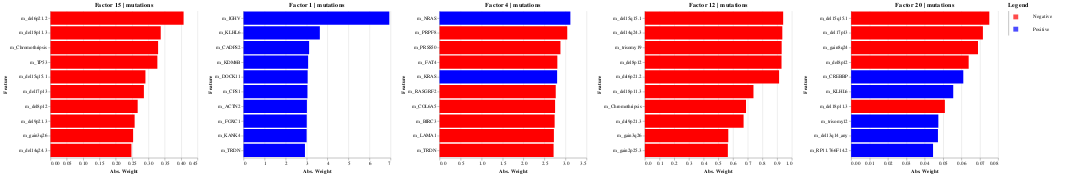

The notebook cell this image was saved under:
### Code cell
plot_top_weights(model, view="mutations", factor=[1, 2, 3, 4, 5], orientation="horizontal")

### Figure 1 — Vega specification as saved in the notebook (floating-point values rounded to 4 significant figures)
{"$schema": "https://vega.github.io/schema/vega/v5.json", "data": [{"name": "source_0"}, {"name": "source_1"}, {"name": "source_2"}, {"name": "source_3"}, {"name": "source_4"}, {"name": "source_5", "values": [{"Color": "red", "Label": "Negative"}, {"Color": "blue", "Label": "Positive"}]}, {"name": "data_0", "values": [{"Color": "red", "Feature": "m_del6p21.2", "Weight": 0.407, "Weight_end": 0.4075, "Weight_start": 0.0}, {"Color": "red", "Feature": "m_del18p11.3", "Weight": 0.338, "Weight_end": 0.3375, "Weight_start": 0.0}, {"Color": "red", "Feature": "m_Chromothripsis", "Weight": 0.329, "Weight_end": 0.3295, "Weight_start": 0.0}, {"Color": "red", "Feature": "m_TP53", "Weight": 0.327, "Weight_end": 0.3272, "Weight_start": 0.0}, {"Color": "red", "Feature": "m_del15q15.1", "Weight": 0.291, "Weight_end": 0.2907, "Weight_start": 0.0}, {"Color": "red", "Feature": "m_del17p13", "Weight": 0.286, "Weight_end": 0.286, "Weight_start": 0.0}, {"Color": "red", "Feature": "m_del8p12", "Weight": 0.267, "Weight_end": 0.267, "Weight_start": 0.0}, {"Color": "red", "Feature": "m_del9p21.3", "Weight": 0.258, "Weight_end": 0.2576, "Weight_start": 0.0}, {"Color": "red", "Feature": "m_gain3q26", "Weight": 0.253, "Weight_end": 0.253, "Weight_start": 0.0}, {"Color": "red", "Feature": "m_del14q24.3", "Weight": 0.248, "Weight_end": 0.2479, "Weight_start": 0.0}]}, {"name": "data_1", "values": [{"Color": "blue", "Feature": "m_IGHV", "Weight": 6.942, "Weight_end": 6.942, "Weight_start": 0.0}, {"Color": "blue", "Feature": "m_KLHL6", "Weight": 3.634, "Weight_end": 3.634, "Weight_start": 0.0}, {"Color": "blue", "Feature": "m_CADPS2", "Weight": 3.123, "Weight_end": 3.123, "Weight_start": 0.0}, {"Color": "blue", "Feature": "m_KDM6B", "Weight": 3.076, "Weight_end": 3.076, "Weight_start": 0.0}, {"Color": "blue", "Feature": "m_DOCK11", "Weight": 3.053, "Weight_end": 3.053, "Weight_start": 0.0}, {"Color": "blue", "Feature": "m_CPS1", "Weight": 3.044, "Weight_end": 3.044, "Weight_start": 0.0}, {"Color": "blue", "Feature": "m_ACTN2", "Weight": 3.018, "Weight_end": 3.018, "Weight_start": 0.0}, {"Color": "blue", "Feature": "m_FOXC1", "Weight": 3.011, "Weight_end": 3.011, "Weight_start": 0.0}, {"Color": "blue", "Feature": "m_KANK4", "Weight": 3.005, "Weight_end": 3.005, "Weight_start": 0.0}, {"Color": "blue", "Feature": "m_TRDN", "Weight": 2.925, "Weight_end": 2.925, "Weight_start": 0.0}]}, {"name": "data_2", "values": [{"Color": "blue", "Feature": "m_NRAS", "Weight": 3.115, "Weight_end": 3.115, "Weight_start": 0.0}, {"Color": "red", "Feature": "m_PRPF8", "Weight": 3.041, "Weight_end": 3.041, "Weight_start": 0.0}, {"Color": "red", "Feature": "m_PRSS50", "Weight": 2.879, "Weight_end": 2.879, "Weight_start": 0.0}, {"Color": "red", "Feature": "m_FAT4", "Weight": 2.805, "Weight_end": 2.805, "Weight_start": 0.0}, {"Color": "blue", "Feature": "m_KRAS", "Weight": 2.8, "Weight_end": 2.8, "Weight_start": 0.0}, {"Color": "red", "Feature": "m_RASGRF2", "Weight": 2.767, "Weight_end": 2.767, "Weight_start": 0.0}, {"Color": "red", "Feature": "m_COL6A5", "Weight": 2.751, "Weight_end": 2.751, "Weight_start": 0.0}, {"Color": "red", "Feature": "m_BIRC3", "Weight": 2.741, "Weight_end": 2.741, "Weight_start": 0.0}, {"Color": "red", "Feature": "m_LAMA1", "Weight": 2.723, "Weight_end": 2.723, "Weight_start": 0.0}, {"Color": "red", "Feature": "m_TRDN", "Weight": 2.716, "Weight_end": 2.716, "Weight_start": 0.0}]}, {"name": "data_3", "values": [{"Color": "red", "Feature": "m_del15q15.1", "Weight": 0.941, "Weight_end": 0.941, "Weight_start": 0.0}, {"Color": "red", "Feature": "m_del14q24.3", "Weight": 0.935, "Weight_end": 0.9352, "Weight_start": 0.0}, {"Color": "red", "Feature": "m_trisomy19", "Weight": 0.931, "Weight_end": 0.9307, "Weight_start": 0.0}, {"Color": "red", "Feature": "m_del8p12", "Weight": 0.93, "Weight_end": 0.9298, "Weight_start": 0.0}, {"Color": "red", "Feature": "m_del6p21.2", "Weight": 0.913, "Weight_end": 0.9133, "Weight_start": 0.0}, {"Color": "red", "Feature": "m_del18p11.3", "Weight": 0.739, "Weight_end": 0.739, "Weight_start": 0.0}, {"Color": "red", "Feature": "m_Chromothripsis", "Weight": 0.688, "Weight_end": 0.6883, "Weight_start": 0.0}, {"Color": "red", "Feature": "m_del9p21.3", "Weight": 0.672, "Weight_end": 0.6717, "Weight_start": 0.0}, {"Color": "red", "Feature": "m_gain3q26", "Weight": 0.568, "Weight_end": 0.5677, "Weight_start": 0.0}, {"Color": "red", "Feature": "m_gain2p25.3", "Weight": 0.565, "Weight_end": 0.5648, "Weight_start": 0.0}]}, {"name": "data_4", "values": [{"Color": "red", "Feature": "m_del15q15.1", "Weight": 0.075, "Weight_end": 0.0752, "Weight_start": 0.0}, {"Color": "red", "Feature": "m_del17p13", "Weight": 0.072, "Weight_end": 0.07172, "Weight_start": 0.0}, {"Color": "red", "Feature": "m_gain8q24", "Weight": 0.069, "Weight_end": 0.06904, "Weight_start": 0.0}, {"Color": "red", "Feature": "m_del8p12", "Weight": 0.064, "Weight_end": 0.06397, "Weight_start": 0.0}, {"Color": "blue", "Feature": "m_CREBBP", "Weight": 0.061, "Weight_end": 0.06105, "Weight_start": 0.0}, {"Color": "blue", "Feature": "m_KLHL6", "Weight": 0.056, "Weight_end": 0.05557, "Weight_start": 0.0}, {"Color": "red", "Feature": "m_del18p11.3", "Weight": 0.051, "Weight_end": 0.05102, "Weight_start": 0.0}, {"Color": "blue", "Feature": "m_trisomy12", "Weight": 0.047, "Weight_end": 0.04746, "Weight_start": 0.0}, {"Color": "blue", "Feature": "m_del13q14_any", "Weight": 0.047, "Weight_end": 0.04725, "Weight_start": 0.0}, {"Color": "blue", "Feature": "m_RP11.766F14.2", "Weight": 0.045, "Weight_end": 0.04458, "Weight_start": 0.0}]}, {"name": "source_0_concat_0_concat_0_y_domain_Feature", "values": [{"Feature": "m_del6p21.2", "sort_field": 0.4075}, {"Feature": "m_del18p11.3", "sort_field": 0.3375}, {"Feature": "m_Chromothripsis", "sort_field": 0.3295}, {"Feature": "m_TP53", "sort_field": 0.3272}, {"Feature": "m_del15q15.1", "sort_field": 0.2907}, {"Feature": "m_del17p13", "sort_field": 0.286}, {"Feature": "m_del8p12", "sort_field": 0.267}, {"Feature": "m_del9p21.3", "sort_field": 0.2576}, {"Feature": "m_gain3q26", "sort_field": 0.253}, {"Feature": "m_del14q24.3", "sort_field": 0.2479}]}, {"name": "source_1_concat_0_concat_1_y_domain_Feature", "values": [{"Feature": "m_IGHV", "sort_field": 6.942}, {"Feature": "m_KLHL6", "sort_field": 3.634}, {"Feature": "m_CADPS2", "sort_field": 3.123}, {"Feature": "m_KDM6B", "sort_field": 3.076}, {"Feature": "m_DOCK11", "sort_field": 3.053}, {"Feature": "m_CPS1", "sort_field": 3.044}, {"Feature": "m_ACTN2", "sort_field": 3.018}, {"Feature": "m_FOXC1", "sort_field": 3.011}, {"Feature": "m_KANK4", "sort_field": 3.005}, {"Feature": "m_TRDN", "sort_field": 2.925}]}, {"name": "source_2_concat_0_concat_2_y_domain_Feature", "values": [{"Feature": "m_NRAS", "sort_field": 3.115}, {"Feature": "m_PRPF8", "sort_field": 3.041}, {"Feature": "m_PRSS50", "sort_field": 2.879}, {"Feature": "m_FAT4", "sort_field": 2.805}, {"Feature": "m_KRAS", "sort_field": 2.8}, {"Feature": "m_RASGRF2", "sort_field": 2.767}, {"Feature": "m_COL6A5", "sort_field": 2.751}, {"Feature": "m_BIRC3", "sort_field": 2.741}, {"Feature": "m_LAMA1", "sort_field": 2.723}, {"Feature": "m_TRDN", "sort_field": 2.716}]}, {"name": "source_3_concat_0_concat_3_y_domain_Feature", "values": [{"Feature": "m_del15q15.1", "sort_field": 0.941}, {"Feature": "m_del14q24.3", "sort_field": 0.9352}, {"Feature": "m_trisomy19", "sort_field": 0.9307}, {"Feature": "m_del8p12", "sort_field": 0.9298}, {"Feature": "m_del6p21.2", "sort_field": 0.9133}, {"Feature": "m_del18p11.3", "sort_field": 0.739}, {"Feature": "m_Chromothripsis", "sort_field": 0.6883}, {"Feature": "m_del9p21.3", "sort_field": 0.6717}, {"Feature": "m_gain3q26", "sort_field": 0.5677}, {"Feature": "m_gain2p25.3", "sort_field": 0.5648}]}, {"name": "source_4_concat_0_concat_4_y_domain_Feature", "values": [{"Feature": "m_del15q15.1", "sort_field": 0.0752}, {"Feature": "m_del17p13", "sort_field": 0.07172}, {"Feature": "m_gain8q24", "sort_field": 0.06904}, {"Feature": "m_del8p12", "sort_field": 0.06397}, {"Feature": "m_CREBBP", "sort_field": 0.06105}, {"Feature": "m_KLHL6", "sort_field": 0.05557}, {"Feature": "m_del18p11.3", "sort_field": 0.05102}, {"Feature": "m_trisomy12", "sort_field": 0.04746}, {"Feature": "m_del13q14_any", "sort_field": 0.04725}, {"Feature": "m_RP11.766F14.2", "sort_field": 0.04458}]}, {"name": "source_5_concat_1_concat_0_y_domain_Label", "values": [{"Label": "Negative"}, {"Label": "Positive"}]}, {"name": "source_5_concat_1_concat_1_y_domain_Label", "values": [{"Label": "Negative"}, {"Label": "Positive"}]}], "signals": [{"name": "concat_0_height", "value": 300}, {"name": "concat_0_childWidth", "value": 300}, {"name": "concat_1_height", "value": 50}, {"name": "concat_1_childWidth", "value": 30}], "marks": [{"type": "group", "name": "concat_0_group", "marks": [{"type": "group", "name": "concat_0_concat_0_group", "encode": {"update": {"width": {"signal": "concat_0_childWidth"}, "height": {"signal": "concat_0_height"}}}, "marks": [{"type": "rect", "name": "concat_0_concat_0_marks", "from": {"data": "data_0"}, "encode": {"update": {"x": {"field": "Weight_end", "scale": "concat_0_concat_0_x"}, "height": {"signal": "max(0.25, bandwidth('concat_0_concat_0_y'))"}, "x2": {"field": "Weight_start", "scale": "concat_0_concat_0_x"}, "tooltip": {"signal": "{\"Feature\": isValid(datum[\"Feature\"]) ? datum[\"Feature\"] : \"\"+datum[\"Feature\"], \"Weight\": format(datum[\"Weight\"], \"\")}"}, "fill": {"field": "Color"}, "y": {"field": "Feature", "scale": "concat_0_concat_0_y"}}}, "style": ["bar"]}], "axes": [{"scale": "concat_0_concat_0_x", "orient": "bottom", "gridScale": "concat_0_concat_0_y", "domain": false, "labels": false, "ticks": false, "aria": false, "maxExtent": 0, "minExtent": 0, "grid": true, "tickCount": {"signal": "ceil(concat_0_childWidth/40)"}, "zindex": 0}, {"scale": "concat_0_concat_0_x", "tickCount": {"signal": "ceil(concat_0_childWidth/40)"}, "zindex": 0, "grid": false, "labelOverlap": true, "orient": "bottom", "title": "Abs. Weight", "labelFlush": true}, {"scale": "concat_0_concat_0_y", "zindex": 0, "orient": "left", "grid": false, "title": "Feature"}], "title": {"text": "Factor 15 | mutations", "frame": "group"}, "style": "cell"}, {"type": "group", "name": "concat_0_concat_1_group", "encode": {"update": {"width": {"signal": "concat_0_childWidth"}, "height": {"signal": "concat_0_height"}}}, "marks": [{"type": "rect", "name": "concat_0_concat_1_marks", "from": {"data": "data_1"}, "encode": {"update": {"x2": {"field": "Weight_start", "scale": "concat_0_concat_1_x"}, "tooltip": {"signal": "{\"Feature\": isValid(datum[\"Feature\"]) ? datum[\"Feature\"] : \"\"+datum[\"Feature\"], \"Weight\": format(datum[\"Weight\"], \"\")}"}, "x": {"field": "Weight_end", "scale": "concat_0_concat_1_x"}, "fill": {"field": "Color"}, "height": {"signal": "max(0.25, bandwidth('concat_0_concat_1_y'))"}, "y": {"field": "Feature", "scale": "concat_0_concat_1_y"}}}, "style": ["bar"]}], "axes": [{"scale": "concat_0_concat_1_x", "domain": false, "orient": "bottom", "ticks": false, "zindex": 0, "aria": false, "gridScale": "concat_0_concat_1_y", "maxExtent": 0, "grid": true, "minExtent": 0, "labels": false, "tickCount": {"signal": "ceil(concat_0_childWidth/40)"}}, {"scale": "concat_0_concat_1_x", "orient": "bottom", "grid": false, "title": "Abs. Weight", "labelFlush": true, "labelOverlap": true, "tickCount": {"signal": "ceil(concat_0_childWidth/40)"}, "zindex": 0}, {"scale": "concat_0_concat_1_y", "grid": false, "title": "Feature", "orient": "left", "zindex": 0}], "title": {"text": "Factor 1 | mutations", "frame": "group"}, "style": "cell"}, {"type": "group", "name": "concat_0_concat_2_group", "encode": {"update": {"height": {"signal": "concat_0_height"}, "width": {"signal": "concat_0_childWidth"}}}, "marks": [{"type": "rect", "name": "concat_0_concat_2_marks", "from": {"data": "data_2"}, "encode": {"update": {"y": {"field": "Feature", "scale": "concat_0_concat_2_y"}, "fill": {"field": "Color"}, "tooltip": {"signal": "{\"Feature\": isValid(datum[\"Feature\"]) ? datum[\"Feature\"] : \"\"+datum[\"Feature\"], \"Weight\": format(datum[\"Weight\"], \"\")}"}, "x": {"field": "Weight_end", "scale": "concat_0_concat_2_x"}, "height": {"signal": "max(0.25, bandwidth('concat_0_concat_2_y'))"}, "x2": {"field": "Weight_start", "scale": "concat_0_concat_2_x"}}}, "style": ["bar"]}], "axes": [{"scale": "concat_0_concat_2_x", "orient": "bottom", "minExtent": 0, "domain": false, "tickCount": {"signal": "ceil(concat_0_childWidth/40)"}, "zindex": 0, "labels": false, "ticks": false, "aria": false, "grid": true, "gridScale": "concat_0_concat_2_y", "maxExtent": 0}, {"scale": "concat_0_concat_2_x", "labelFlush": true, "labelOverlap": true, "title": "Abs. Weight", "orient": "bottom", "grid": false, "tickCount": {"signal": "ceil(concat_0_childWidth/40)"}, "zindex": 0}, {"scale": "concat_0_concat_2_y", "grid": false, "zindex": 0, "orient": "left", "title": "Feature"}], "title": {"text": "Factor 4 | mutations", "frame": "group"}, "style": "cell"}, {"type": "group", "name": "concat_0_concat_3_group", "encode": {"update": {"height": {"signal": "concat_0_height"}, "width": {"signal": "concat_0_childWidth"}}}, "marks": [{"type": "rect", "name": "concat_0_concat_3_marks", "from": {"data": "data_3"}, "encode": {"update": {"height": {"signal": "max(0.25, bandwidth('concat_0_concat_3_y'))"}, "fill": {"field": "Color"}, "x2": {"field": "Weight_start", "scale": "concat_0_concat_3_x"}, "y": {"field": "Feature", "scale": "concat_0_concat_3_y"}, "tooltip": {"signal": "{\"Feature\": isValid(datum[\"Feature\"]) ? datum[\"Feature\"] : \"\"+datum[\"Feature\"], \"Weight\": format(datum[\"Weight\"], \"\")}"}, "x": {"field": "Weight_end", "scale": "concat_0_concat_3_x"}}}, "style": ["bar"]}], "axes": [{"scale": "concat_0_concat_3_x", "grid": true, "gridScale": "concat_0_concat_3_y", "labels": false, "domain": false, "ticks": false, "zindex": 0, "minExtent": 0, "maxExtent": 0, "aria": false, "tickCount": {"signal": "ceil(concat_0_childWidth/40)"}, "orient": "bottom"}, {"scale": "concat_0_concat_3_x", "labelOverlap": true, "orient": "bottom", "grid": false, "zindex": 0, "labelFlush": true, "title": "Abs. Weight", "tickCount": {"signal": "ceil(concat_0_childWidth/40)"}}, {"scale": "concat_0_concat_3_y", "orient": "left", "grid": false, "zindex": 0, "title": "Feature"}], "title": {"text": "Factor 12 | mutations", "frame": "group"}, "style": "cell"}, {"type": "group", "name": "concat_0_concat_4_group", "encode": {"update": {"height": {"signal": "concat_0_height"}, "width": {"signal": "concat_0_childWidth"}}}, "marks": [{"type": "rect", "name": "concat_0_concat_4_marks", "from": {"data": "data_4"}, "encode": {"update": {"fill": {"field": "Color"}, "x2": {"field": "Weight_start", "scale": "concat_0_concat_4_x"}, "height": {"signal": "max(0.25, bandwidth('concat_0_concat_4_y'))"}, "tooltip": {"signal": "{\"Feature\": isValid(datum[\"Feature\"]) ? datum[\"Feature\"] : \"\"+datum[\"Feature\"], \"Weight\": format(datum[\"Weight\"], \"\")}"}, "y": {"field": "Feature", "scale": "concat_0_concat_4_y"}, "x": {"field": "Weight_end", "scale": "concat_0_concat_4_x"}}}, "style": ["bar"]}], "axes": [{"scale": "concat_0_concat_4_x", "aria": false, "gridScale": "concat_0_concat_4_y", "grid": true, "ticks": false, "maxExtent": 0, "zindex": 0, "tickCount": {"signal": "ceil(concat_0_childWidth/40)"}, "orient": "bottom", "minExtent": 0, "domain": false, "labels": false}, {"scale": "concat_0_concat_4_x", "orient": "bottom", "grid": false, "title": "Abs. Weight", "labelOverlap": true, "tickCount": {"signal": "ceil(concat_0_childWidth/40)"}, "zindex": 0, "labelFlush": true}, {"scale": "concat_0_concat_4_y", "grid": false, "zindex": 0, "orient": "left", "title": "Feature"}], "title": {"text": "Factor 20 | mutations", "frame": "group"}, "style": "cell"}], "layout": {"padding": 20, "bounds": "full", "align": "each"}}, {"type": "group", "name": "concat_1_group", "marks": [{"type": "group", "name": "concat_1_concat_0_group", "encode": {"update": {"height": {"signal": "concat_1_height"}, "width": {"signal": "concat_1_childWidth"}}}, "signals": [{"name": "width", "update": "concat_1_childWidth"}], "marks": [{"type": "symbol", "name": "concat_1_concat_0_marks", "from": {"data": "source_5"}, "encode": {"update": {"y": {"field": "Label", "scale": "concat_1_concat_0_y"}, "shape": {"value": "square"}, "x": {"signal": "concat_1_childWidth", "mult": 0.5}, "size": {"value": 100}, "opacity": {"value": 0.7}, "fill": {"field": "Color"}}}, "style": ["square"]}], "axes": [{"scale": "concat_1_concat_0_y", "labels": false, "grid": false, "ticks": false, "orient": "left", "zindex": 0}], "style": "cell"}, {"type": "group", "name": "concat_1_concat_1_group", "encode": {"update": {"height": {"signal": "concat_1_height"}, "width": {"signal": "concat_1_childWidth"}}}, "marks": [{"type": "text", "name": "concat_1_concat_1_marks", "from": {"data": "source_5"}, "encode": {"update": {"baseline": {"value": "middle"}, "x": {"signal": "concat_1_childWidth", "mult": 0.5}, "align": {"value": "left"}, "text": {"signal": "isValid(datum[\"Label\"]) ? datum[\"Label\"] : \"\"+datum[\"Label\"]"}, "fill": {"value": "black"}, "y": {"field": "Label", "scale": "concat_1_concat_1_y"}, "dx": {"value": -100}}}, "style": ["text"]}], "style": "cell"}], "title": {"text": "Legend", "anchor": "start"}, "layout": {"padding": 20, "bounds": "full", "align": "each"}}], "scales": [{"name": "concat_0_concat_0_x", "type": "linear", "domain": {"data": "data_0", "fields": ["Weight_start", "Weight_end"]}, "range": [0, {"signal": "concat_0_childWidth"}], "nice": true, "zero": true}, {"name": "concat_0_concat_0_y", "type": "band", "domain": {"data": "source_0_concat_0_concat_0_y_domain_Feature", "field": "Feature", "sort": {"op": "max", "field": "sort_field", "order": "descending"}}, "range": [0, {"signal": "concat_0_height"}], "paddingInner": 0.1, "paddingOuter": 0.05}, {"name": "concat_0_concat_1_x", "type": "linear", "domain": {"data": "data_1", "fields": ["Weight_start", "Weight_end"]}, "range": [0, {"signal": "concat_0_childWidth"}], "zero": true, "nice": true}, {"name": "concat_0_concat_1_y", "type": "band", "domain": {"data": "source_1_concat_0_concat_1_y_domain_Feature", "field": "Feature", "sort": {"op": "max", "field": "sort_field", "order": "descending"}}, "range": [0, {"signal": "concat_0_height"}], "paddingInner": 0.1, "paddingOuter": 0.05}, {"name": "concat_0_concat_2_x", "type": "linear", "domain": {"data": "data_2", "fields": ["Weight_start", "Weight_end"]}, "range": [0, {"signal": "concat_0_childWidth"}], "nice": true, "zero": true}, {"name": "concat_0_concat_2_y", "type": "band", "domain": {"data": "source_2_concat_0_concat_2_y_domain_Feature", "field": "Feature", "sort": {"op": "max", "field": "sort_field", "order": "descending"}}, "range": [0, {"signal": "concat_0_height"}], "paddingOuter": 0.05, "paddingInner": 0.1}, {"name": "concat_0_concat_3_x", "type": "linear", "domain": {"data": "data_3", "fields": ["Weight_start", "Weight_end"]}, "range": [0, {"signal": "concat_0_childWidth"}], "zero": true, "nice": true}, {"name": "concat_0_concat_3_y", "type": "band", "domain": {"data": "source_3_concat_0_concat_3_y_domain_Feature", "field": "Feature", "sort": {"op": "max", "field": "sort_field", "order": "descending"}}, "range": [0, {"signal": "concat_0_height"}], "paddingOuter": 0.05, "paddingInner": 0.1}, {"name": "concat_0_concat_4_x", "type": "linear", "domain": {"data": "data_4", "fields": ["Weight_start", "Weight_end"]}, "range": [0, {"signal": "concat_0_childWidth"}], "zero": true, "nice": true}, {"name": "concat_0_concat_4_y", "type": "band", "domain": {"data": "source_4_concat_0_concat_4_y_domain_Feature", "field": "Feature", "sort": {"op": "max", "field": "sort_field", "order": "descending"}}, "range": [0, {"signal": "concat_0_height"}], "paddingOuter": 0.05, "paddingInner": 0.1}, {"name": "concat_1_concat_0_y", "type": "point", "domain": {"data": "source_5_concat_1_concat_0_y_domain_Label", "field": "Label", "sort": true}, "range": [0, {"signal": "concat_1_height"}], "padding": 0.5}, {"name": "concat_1_concat_1_y", "type": "point", "domain": {"data": "source_5_concat_1_concat_1_y_domain_Label", "field": "Label", "sort": true}, "range": [0, {"signal": "concat_1_height"}], "padding": 0.5}], "layout": {"padding": 20, "bounds": "full", "align": "each"}, "config": {"style": {"cell": {"stroke": null}}}, "padding": 5, "background": "white"}
